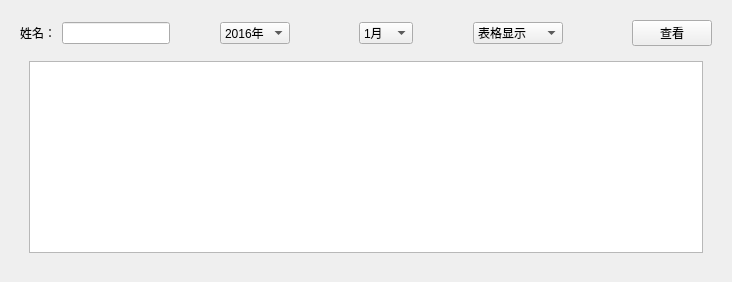
            <widget class="QWidget" name="page_3">
             <layout class="QGridLayout" name="gridLayout_7">
              <item row="0" column="0">
               <widget class="QWidget" name="widget_2" native="true">
                <layout class="QGridLayout" name="gridLayout_8">
                 <item row="0" column="0">
                  <widget class="QLabel" name="label">
                   <property name="text">
                    <string>姓名：</string>
                   </property>
                  </widget>
                 </item>
                 <item row="0" column="1">
                  <widget class="QLineEdit" name="le_search_name"/>
                 </item>
                 <item row="0" column="2">
                  <spacer name="horizontalSpacer_13">
                   <property name="orientation">
                    <enum>Qt::Horizontal</enum>
                   </property>
                   <property name="sizeHint" stdset="0">
                    <size>
                     <width>38</width>
                     <height>20</height>
                    </size>
                   </property>
                  </spacer>
                 </item>
                 <item row="0" column="3">
                  <widget class="QComboBox" name="cb_choose_year">
                   <item>
                    <property name="text">
                     <string>2016年</string>
                    </property>
                   </item>
                   <item>
                    <property name="text">
                     <string>2017年</string>
                    </property>
                   </item>
                   <item>
                    <property name="text">
                     <string>2018年</string>
                    </property>
                   </item>
                   <item>
                    <property name="text">
                     <string>2019年</string>
                    </property>
                   </item>
                  </widget>
                 </item>
                 <item row="0" column="4">
                  <spacer name="horizontalSpacer_12">
                   <property name="orientation">
                    <enum>Qt::Horizontal</enum>
                   </property>
                   <property name="sizeHint" stdset="0">
                    <size>
                     <width>57</width>
                     <height>20</height>
                    </size>
                   </property>
                  </spacer>
                 </item>
                 <item row="0" column="5">
                  <widget class="QComboBox" name="cb_choose_month">
                   <item>
                    <property name="text">
                     <string>1月</string>
                    </property>
                   </item>
                   <item>
                    <property name="text">
                     <string>2月</string>
                    </property>
                   </item>
                   <item>
                    <property name="text">
                     <string>3月</string>
                    </property>
                   </item>
                   <item>
                    <property name="text">
                     <string>4月</string>
                    </property>
                   </item>
                   <item>
                    <property name="text">
                     <string>5月</string>
                    </property>
                   </item>
                   <item>
                    <property name="text">
                     <string>6月</string>
                    </property>
                   </item>
                   <item>
                    <property name="text">
                     <string>7月</string>
                    </property>
                   </item>
                   <item>
                    <property name="text">
                     <string>8月</string>
                    </property>
                   </item>
                   <item>
                    <property name="text">
                     <string>9月</string>
                    </property>
                   </item>
                   <item>
                    <property name="text">
                     <string>10月</string>
                    </property>
                   </item>
                   <item>
                    <property name="text">
                     <string>11月</string>
                    </property>
                   </item>
                   <item>
                    <property name="text">
                     <string>12月</string>
                    </property>
                   </item>
                  </widget>
                 </item>
                 <item row="0" column="6">
                  <spacer name="horizontalSpacer_14">
                   <property name="orientation">
                    <enum>Qt::Horizontal</enum>
                   </property>
                   <property name="sizeHint" stdset="0">
                    <size>
                     <width>48</width>
                     <height>20</height>
                    </size>
                   </property>
                  </spacer>
                 </item>
                 <item row="0" column="7">
                  <widget class="QComboBox" name="cb_choose_view_way">
                   <item>
                    <property name="text">
                     <string>表格显示</string>
                    </property>
                   </item>
                   <item>
                    <property name="text">
                     <string>饼状图显示</string>
                    </property>
                   </item>
                  </widget>
                 </item>
                 <item row="0" column="8">
                  <spacer name="horizontalSpacer_11">
                   <property name="orientation">
                    <enum>Qt::Horizontal</enum>
                   </property>
                   <property name="sizeHint" stdset="0">
                    <size>
                     <width>57</width>
                     <height>20</height>
                    </size>
                   </property>
                  </spacer>
                 </item>
                 <item row="0" column="9">
                  <widget class="QPushButton" name="pb_watch">
                   <property name="text">
                    <string>查看</string>
                   </property>
                  </widget>
                 </item>
                 <item row="1" column="0" colspan="10">
                  <widget class="QStackedWidget" name="stackedWidget_3">
                   <property name="currentIndex">
                    <number>0</number>
                   </property>
                   <widget class="QWidget" name="page_4">
                    <layout class="QGridLayout" name="gridLayout_9">
                     <item row="0" column="0">
                      <widget class="QTextEdit" name="te_salary_info"/>
                     </item>
                    </layout>
                   </widget>
                   <widget class="QWidget" name="page_5">
                    <layout class="QGridLayout" name="gridLayout_10">
                     <item row="0" column="0">
                      <widget class="Pie" name="w_admin_pie" native="true"/>
                     </item>
                    </layout>
                   </widget>
                  </widget>
                 </item>
                </layout>
               </widget>
              </item>
             </layout>
            </widget>
